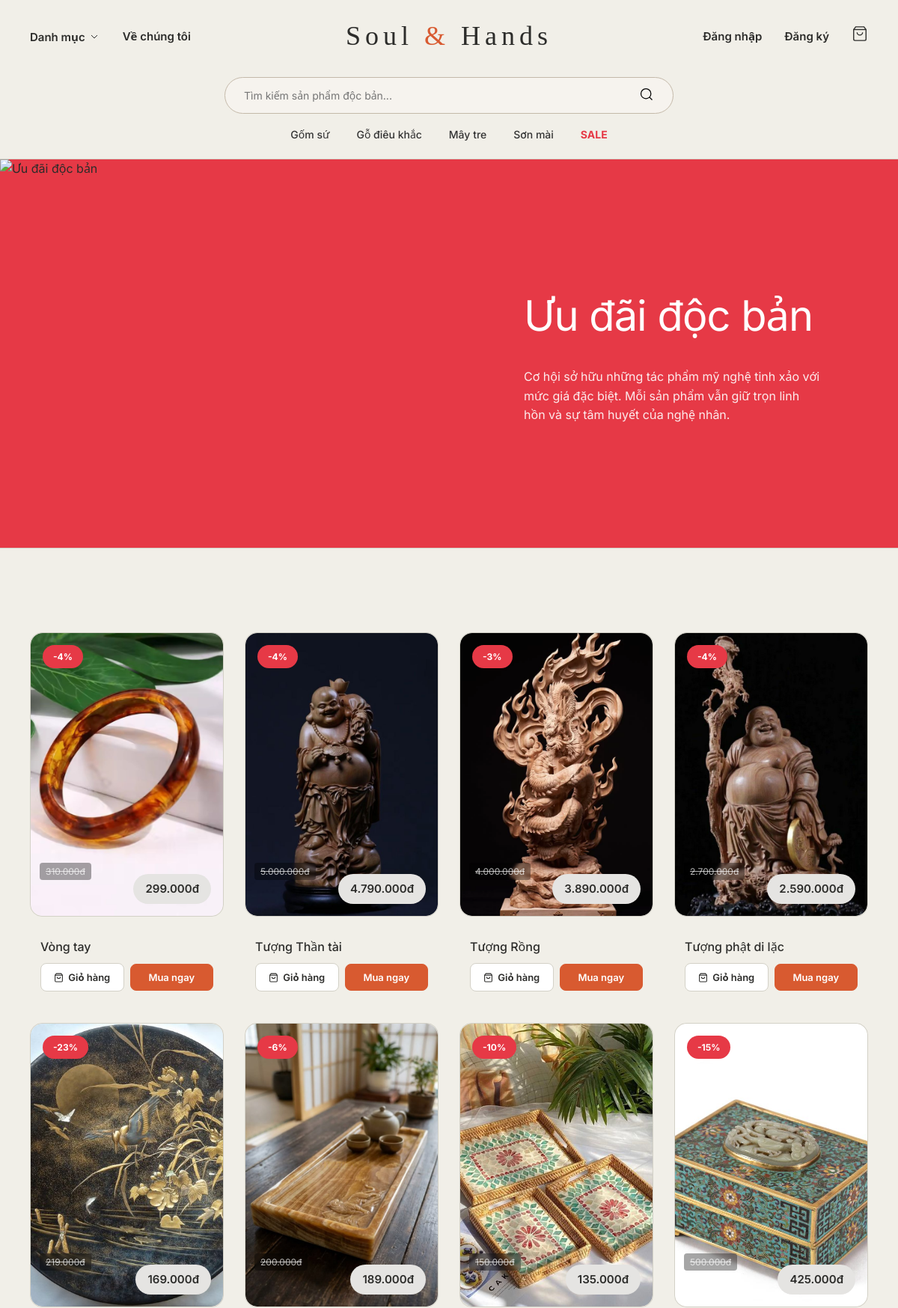
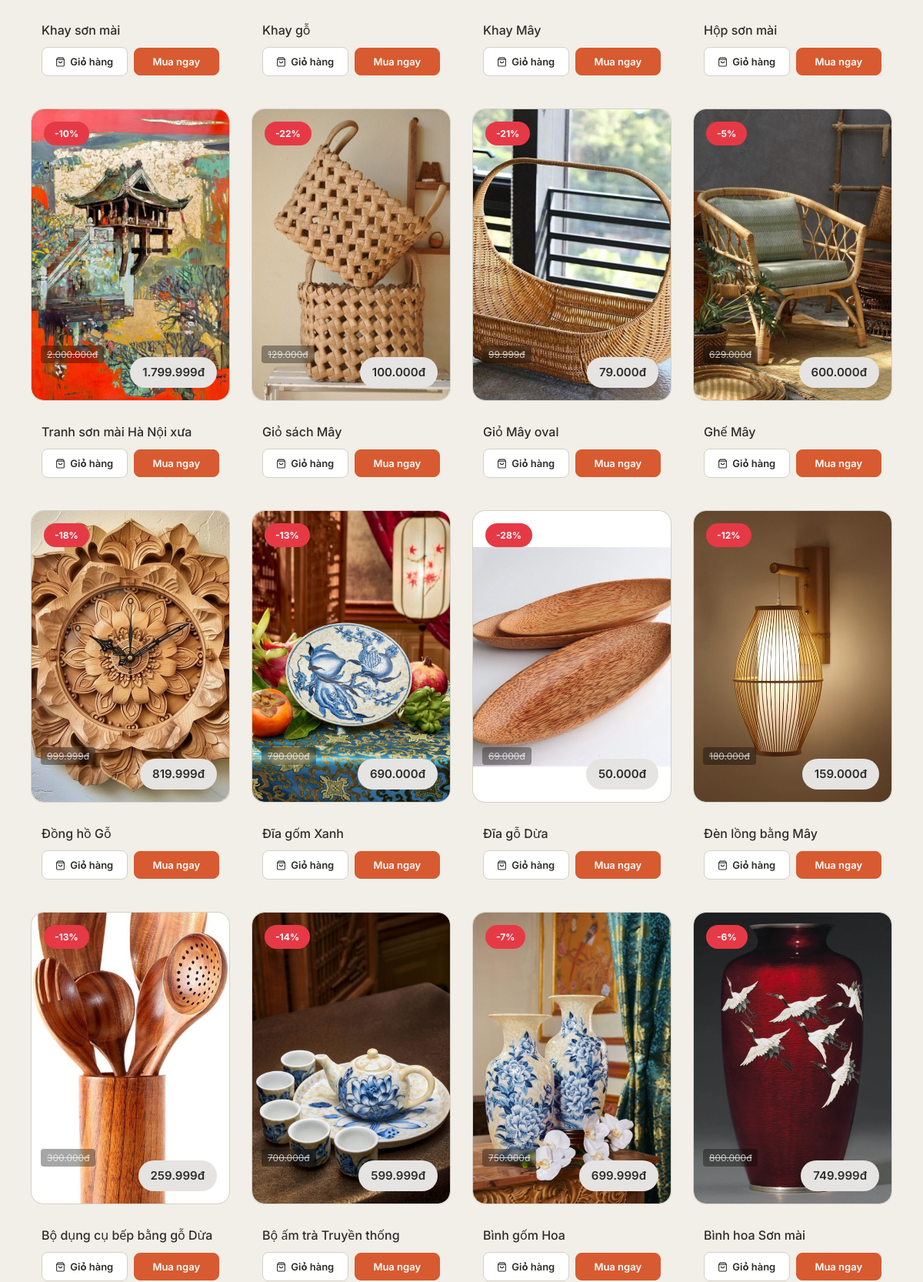
Page /sale.php (upper part) on the committed database (2 pictures, top to bottom).
### tables this page shows
CREATE TABLE `products` (
  `id` int(10) UNSIGNED NOT NULL,
  `name` varchar(200) NOT NULL,
  `category_id` int(10) UNSIGNED NOT NULL,
  `price` decimal(12,0) NOT NULL DEFAULT 0,
  `old_price` decimal(12,0) DEFAULT NULL,
  `badge` varchar(30) DEFAULT NULL,
  `image_url` varchar(500) DEFAULT NULL,
  `description` text DEFAULT NULL,
  `style` varchar(50) DEFAULT NULL,
  `color` varchar(50) DEFAULT NULL,
  `sub_type` varchar(50) DEFAULT NULL,
  `image_class` varchar(30) DEFAULT NULL,
  `created_at` timestamp NOT NULL DEFAULT current_timestamp()
);

### sale.php (the view)
<?php
require_once 'config/database.php';
?>
<?php include 'includes/header.php'; ?>
<link rel="stylesheet" href="assets/css/category.css">
<main class="category-page">
    <section class="category-hero" style="background: #E63946;"> <div class="category-image-wrap">
            <img src="https://images.unsplash.com/photo-1607082348824-0a96f2a4b9da?q=80&w=1200&auto=format&fit=crop" alt="Ưu đãi độc bản" class="category-hero-img">
        </div>
        <div class="category-hero-content">
            <h1 class="category-title" style="color: #ffffff;">Ưu đãi độc bản</h1>
            <p class="category-desc" style="color: rgba(255,255,255,0.9);">Cơ hội sở hữu những tác phẩm mỹ nghệ tinh xảo với mức giá đặc biệt. Mỗi sản phẩm vẫn giữ trọn linh hồn và sự tâm huyết của nghệ nhân.</p>
        </div>
    </section>
    <section class="products-section">
        <div class="products-grid sale-products-grid">
            <?php
            $sql_sale = "SELECT p.*, c.name as category_name
                         FROM products p
                         JOIN categories c ON p.category_id = c.id
                         WHERE p.badge LIKE '-%'
                         ORDER BY p.id DESC";
            $result = $conn->query($sql_sale);
            if ($result->num_rows > 0) {
                while($row = $result->fetch_assoc()) {
                    ?>
                    <div class="product-card">
                        <div class="product-img" onclick="location.href='product.php?id=<?= $row['id'] ?>'">
                            <?php if(!empty($row['image_url'])): ?>
                                <img src="<?= htmlspecialchars($row['image_url']) ?>" alt="<?= htmlspecialchars($row['name']) ?>" class="real-product-img">
                            <?php else: ?>
                                <div class="fallback-img <?= htmlspecialchars($row['image_class'] ?? '') ?>"></div>
                            <?php endif; ?>
                            <div class="product-badge sale-badge"><?= htmlspecialchars($row['badge']) ?></div>
                            <?php if (!empty($row['old_price'])): ?>
                                <div class="sale-old-price-badge">
                                    <s><?= number_format($row['old_price'], 0, ',', '.') ?>đ</s>
                                </div>
                            <?php endif; ?>
                            <div class="price-floating-badge">
                                <?= number_format($row['price'], 0, ',', '.') ?>đ
                            </div>
                        </div>
                        <div class="product-body">
                            <h3 class="product-name" onclick="location.href='product.php?id=<?= $row['id'] ?>'"><?= htmlspecialchars($row['name']) ?></h3>
                            <div class="product-actions">
                                <button class="btn-add-cart"
                                    data-id="<?= $row['id'] ?>"
                                    data-name="<?= htmlspecialchars($row['name'], ENT_QUOTES) ?>"
                                    data-price="<?= (int)$row['price'] ?>"
                                    data-image="<?= htmlspecialchars($row['image_url'] ?? '', ENT_QUOTES) ?>">
                                    <svg width="13" height="13" viewBox="0 0 24 24" fill="none" stroke="currentColor" stroke-width="2"><path d="M6 2 3 6v14a2 2 0 0 0 2 2h14a2 2 0 0 0 2-2V6l-3-4z"/><line x1="3" y1="6" x2="21" y2="6"/><path d="M16 10a4 4 0 0 1-8 0"/></svg>
                                    Giỏ hàng
                                </button>
                                <button class="btn-buy-now"
                                    data-id="<?= $row['id'] ?>"
                                    data-name="<?= htmlspecialchars($row['name'], ENT_QUOTES) ?>"
                                    data-price="<?= (int)$row['price'] ?>"
                                    data-image="<?= htmlspecialchars($row['image_url'] ?? '', ENT_QUOTES) ?>">
                                    Mua ngay
                                </button>
                            </div>
                        </div>
                    </div>
                    <?php
                }
            } else {
                echo "<div class='no-results' style='grid-column: 1/-1;'>
                        <div class='no-results-icon'>🎁</div>
                        <p>Hiện chưa có chương trình ưu đãi nào mới. Hãy quay lại sau nhé!</p>
                      </div>";
            }
            ?>
        </div>
    </section>
</main>
<?php include 'includes/footer.php'; ?>

### assets/css/style.css (style rules this page uses)
:root { --ink: #2C2C2A; --ink2: #5F5E5A; --ink3: #888780; --cream: #F1EFE8; --cream2: #D3D1C7; --cream3: #E8E5DC; --rust: #D85A30; --rust-dark: #993C1D; --amber: #EF9F27; --page: #F1EFE8; --font-display: 'Inter', system-ui, -apple-system, 'Segoe UI', Roboto, sans-serif; --font-menu: 'Inter', system-ui, -apple-system, 'Segoe UI', Roboto, sans-serif; --font-body: 'Inter', system-ui, -apple-system, 'Segoe UI', Roboto, sans-serif; --font-mono: 'Inter', system-ui, -apple-system, 'Segoe UI', Roboto, sans-serif; --font-brand: 'Cormorant Garamond', Georgia, 'Times New Roman', serif; --max-w: 1200px; }
*, *::before, *::after { box-sizing: border-box; margin: 0; padding: 0; }
body { font-family: var(--font-body); background: var(--page); color: var(--ink); line-height: 1.6; overflow-x: hidden; min-width: 1024px; -webkit-font-smoothing: antialiased; }
button { font-family: var(--font-body); cursor: pointer; }
.products-section { max-width: 1440px; margin: 0 auto; padding: 80px 40px; }
.products-grid { display: grid; grid-template-columns: repeat(4, 1fr); gap: 32px; }
.product-card { background: transparent; border: none; cursor: default; position: relative; }
.product-card .product-img { cursor: pointer; }
.product-img { height: 380px; display: flex; align-items: center; justify-content: center; font-size: 80px; position: relative; transition: 0.3s ease; border: 1px solid var(--cream2); border-radius: 16px; margin-bottom: 16px; overflow: hidden; }
.real-product-img { width: 100%; height: 100%; object-fit: cover; border-radius: 16px; display: block; }
.product-badge { position: absolute; top: 16px; left: 16px; background: var(--rust); color: #FAECE7; font-size: 12px; font-weight: 600; padding: 6px 14px; border-radius: 20px; font-family: var(--font-menu); }
.price-floating-badge { position: absolute; bottom: 16px; right: 16px; background: #E5E4E2; color: var(--ink); font-family: var(--font-menu); font-size: 15px; font-weight: 600; padding: 8px 16px; border-radius: 30px; }
.product-name { font-family: var(--font-menu); font-size: 16px; font-weight: 500; color: var(--ink); line-height: 1.5; cursor: pointer; transition: color 0.2s; }
.sale-badge { background: #E63946 !important; color: #fff !important; font-weight: 700; }
.product-body { padding: 12px 14px 14px; display: flex; flex-direction: column; gap: 10px; }
.product-actions { display: flex; gap: 8px; align-items: center; }
.btn-add-cart { flex: 1; display: flex; align-items: center; justify-content: center; gap: 6px; padding: 9px 12px; background: #fff; border: 1.5px solid var(--cream2); border-radius: 8px; font-family: var(--font-menu); font-size: 13px; font-weight: 600; color: var(--ink); cursor: pointer; transition: all 0.2s; white-space: nowrap; }
.btn-buy-now { flex: 1; display: flex; align-items: center; justify-content: center; gap: 6px; padding: 9px 12px; background: var(--rust); border: 1.5px solid var(--rust); border-radius: 8px; font-family: var(--font-menu); font-size: 13px; font-weight: 600; color: #fff; cursor: pointer; transition: all 0.2s; white-space: nowrap; text-decoration: none; }
.products-section, .srp-page { transition: opacity 0.15s ease; }

### rows in the picture
products: image_url (picture), badge "-4%", old_price "310.000", price "299.000", name "Vòng tay"
products: image_url (picture), badge "-4%", old_price "5.000.000", price "4.790.000", name "Tượng Thần tài"
products: image_url (picture), badge "-3%", old_price "4.000.000", price "3.890.000", name "Tượng Rồng"
products: image_url (picture), badge "-4%", old_price "2.700.000", price "2.590.000", name "Tượng phật di lặc"
products: image_url (picture), badge "-23%", old_price "219.000", price "169.000", name "Khay sơn mài"
products: image_url (picture), badge "-6%", old_price "200.000", price "189.000", name "Khay gỗ"
products: image_url (picture), badge "-10%", old_price "150.000", price "135.000", name "Khay Mây"
products: image_url (picture), badge "-15%", old_price "500.000", price "425.000", name "Hộp sơn mài"
products: image_url (picture), badge "-10%", old_price "2.000.000", price "1.799.999", name "Tranh sơn mài Hà Nội xưa"
products: image_url (picture), badge "-22%", old_price "129.000", price "100.000", name "Giỏ sách Mây"
products: image_url (picture), badge "-21%", old_price "99.999", price "79.000", name "Giỏ Mây oval"
products: image_url (picture), badge "-5%", old_price "629.000", price "600.000", name "Ghế Mây"
products: image_url (picture), badge "-18%", old_price "999.999", price "819.999", name "Đồng hồ Gỗ"
products: image_url (picture), badge "-13%", old_price "790.000", price "690.000", name "Đĩa gốm Xanh"
products: image_url (picture), badge "-28%", old_price "69.000", price "50.000", name "Đĩa gỗ Dừa"
products: image_url (picture), badge "-12%", old_price "180.000", price "159.000", name "Đèn lồng bằng Mây"
products: image_url (picture), badge "-13%", old_price "300.000", price "259.999", name "Bộ dụng cụ bếp bằng gỗ Dừa"
products: image_url (picture), badge "-14%", old_price "700.000", price "599.999", name "Bộ ấm trà Truyền thống"
products: image_url (picture), badge "-7%", old_price "750.000", price "699.999", name "Bình gốm Hoa"
products: image_url (picture), badge "-6%", old_price "800.000", price "749.999", name "Bình hoa Sơn mài"
